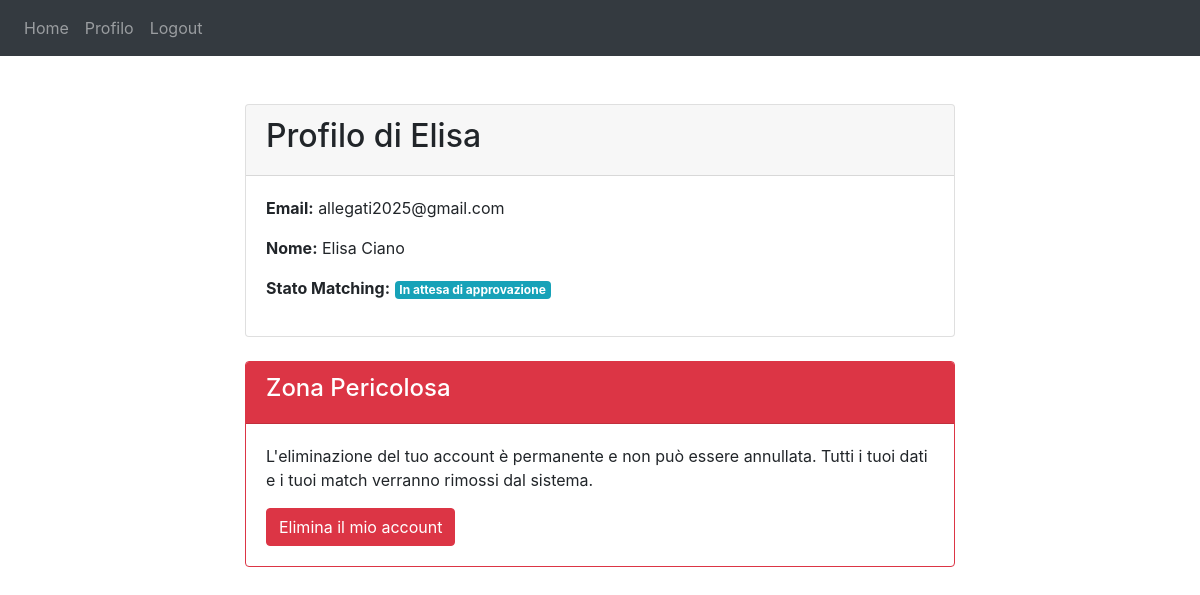
Screenshot of /profile (signed in) with the database file from the repository.
### website/models.py (models this page shows)
class User(db.Model, UserMixin):
    id = db.Column(db.Integer, primary_key=True)
    email = db.Column(db.String(150), unique=True)
    password = db.Column(db.String(150))
    first_name = db.Column(db.String(150))
    surname = db.Column(db.String(150))
    is_admin = db.Column(db.Boolean, default=False, nullable=False)
    university = db.Column(db.String(150))
    current_status = db.Column(db.String(150))
    field_of_study = db.Column(db.String(150))
    participation_role = db.Column(db.String(150))
    time_commitment = db.Column(db.String(150))
    communication = db.Column(db.String(150))
    improve_communication = db.Column(db.String(150))
    help_writing_paper = db.Column(db.String(150))
    maximize_conference_experience = db.Column(db.String(150))
    help_choice_time_abroad = db.Column(db.String(150))
    phd_work_balance = db.Column(db.String(150))
    phd_family_balance = db.Column(db.String(150))
    improve_soft_skills = db.Column(db.String(150))
    help_academic_career = db.Column(db.String(150))
    help_industrial_career = db.Column(db.String(150))
    talk_mental_wellbeing = db.Column(db.String(150))
    discovery = db.Column(db.String(150))
    advice = db.Column(db.String(150))
    promotion_help = db.Column(db.String(150))
    matching_status = db.Column(db.Integer, default=None, nullable=True)

### website/views.py (the view)
@views.route('/profile')
@login_required
def profile():
    return render_template("profile.html", user=current_user)

### website/templates/profile.html (shortened to what this page needs)
{% extends "base.html" %}
{% block content %}
<div class="container mt-5">
    <div class="row justify-content-center">
        <div class="col-md-8">
            <div class="card">
                <div class="card-header">
                    <h2>Profilo di {{ current_user.first_name.capitalize() }}</h2>
                </div>
                <div class="card-body">
                    <p><strong>Email:</strong> {{ current_user.email }}</p>
                    <p><strong>Nome:</strong> {{ current_user.first_name.capitalize() }} {{ current_user.surname.capitalize() }}</p>
                    <p><strong>Stato Matching:</strong>
                        {% if current_user.matching_status == 0 %}
                            <span class="badge badge-success">Match Approvato</span>
                        {% elif current_user.matching_status == 5 %}
                            <span class="badge badge-info">In attesa di approvazione</span>
                        {% elif current_user.matching_status in [1, 2, 3] %}
                            <span class="badge badge-warning">In attesa di matching</span>
                        {% else %}
                            <span class="badge badge-secondary">Form non compilato</span>
                        {% endif %}
                    </p>
                </div>
            </div>
            {% if not current_user.is_admin %}
            <div class="card border-danger mt-4">
                <div class="card-header bg-danger text-white">
                    <h4>Zona Pericolosa</h4>
                </div>
                <div class="card-body">
                    <p>L'eliminazione del tuo account è permanente e non può essere annullata. Tutti i tuoi dati e i tuoi match verranno rimossi dal sistema.</p>
                    <form method="POST" action="{{ url_for('auth.delete_account') }}">
                        <button type="submit"
                                class="btn btn-danger"
                                onclick="return confirm('Sei assolutamente sicuro di voler eliminare il tuo account? Questa azione è irreversibile.')">
                            Elimina il mio account
                        </button>
                    </form>
                </div>
            </div>
            {% endif %}
            </div>
    </div>
</div>
{% endblock %}

### rows the page displays
User: first_name "Elisa", email "allegati2025@gmail.com", surname "Ciano"
